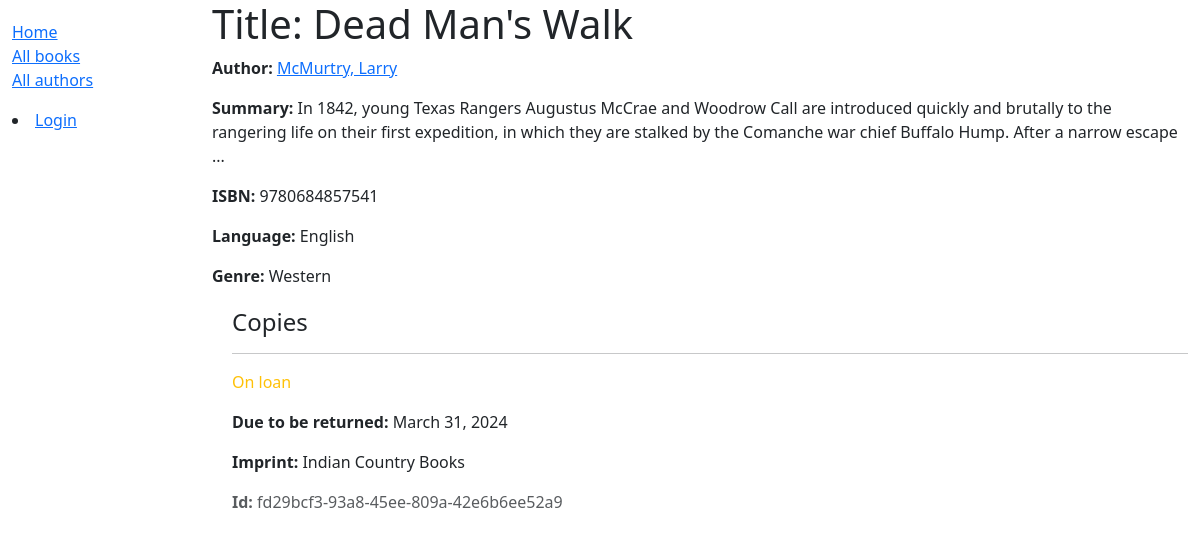
/catalog/book/1, run on the app's committed database.
### catalog/models.py (models this page shows, shortened)
class Book(models.Model):
    title = models.CharField(max_length=200)
    author = models.ForeignKey('Author', on_delete=models.RESTRICT, null=True)
    summary = models.TextField(
        max_length=1000, help_text="Enter a brief description of the book")
    isbn = models.CharField('ISBN', max_length=13,
                            unique=True,
                            help_text='13 Character <a href="https://www.isbn-international.org/content/what-isbn'
                                      '">ISBN number</a>')
    genre = models.ManyToManyField(
        Genre, help_text="Select a genre for this book")
    language = models.ForeignKey('Language', on_delete=models.RESTRICT, null=True)
    def display_genre(self):
        """Create a string for the Genre. This is required to display genre in Admin."""
        return ', '.join(genre.name for genre in self.genre.all()[:3])
    display_genre.short_description = 'Genre'

class Author(models.Model):
    first_name = models.CharField(max_length=100)
    last_name = models.CharField(max_length=100)
    date_of_birth = models.DateField(null=True, blank=True)
    date_of_death = models.DateField('died', null=True, blank=True)
    class Meta:
        ordering = ['last_name', 'first_name']
    def get_absolute_url(self):
        return reverse('author-detail', args=[str(self.id)])
    def __str__(self):
        return f'{self.last_name}, {self.first_name}'

class Language(models.Model):
    language = models.CharField(max_length=100, null=False)
    def __str__(self):
        return self.language
    class Meta:
        constraints = [
            UniqueConstraint(
                Lower('language'),
                name='language_name_case_insensitive_unique',
                violation_error_message="language already exists (case insensitive match)"
            ),
        ]

class Genre(models.Model):
    name = models.CharField(
        max_length=200,
        unique=True,
        help_text="Enter a book genre (e.g. Science Fiction, French Poetry etc.)"
    )
    def __str__(self):
        return self.name
    class Meta:
        constraints = [
            UniqueConstraint(
                Lower('name'),
                name='genre_name_case_insensitive_unique',
                violation_error_message="Genre already exists (case insensitive match)"
            ),
        ]

class BookInstance(models.Model):
    id = models.UUIDField(primary_key=True, default=uuid.uuid4,
                          help_text="Unique ID for this particular book across whole library")
    book = models.ForeignKey('Book', on_delete=models.RESTRICT, null=True)
    imprint = models.CharField(max_length=200)
    due_back = models.DateField(null=True, blank=True)
    borrower = models.ForeignKey(settings.AUTH_USER_MODEL, on_delete=models.SET_NULL, null=True, blank=True)
    LOAN_STATUS = (
        ('m', 'Maintenance'),
        ('o', 'On loan'),
        ('a', 'Available'),
        ('r', 'Reserved'),
    )
    status = models.CharField(
        max_length=1,
        choices=LOAN_STATUS,
        blank=True,
        default='m',
        help_text='Book availability',
    )
    class Meta:
        ordering = ['due_back']
        permissions = (("can_mark_returned", "Set book as returned"),)

### catalog/views.py (the view, shortened to what this page needs)
# urls.py: path('book/<int:pk>', views.BookDetailView.as_view(), name='book-detail'),
class BookDetailView(generic.DetailView):
    model = Book

### catalog/templates/catalog/book_detail.html (shortened to what this page needs)
{% extends "base_generic.html" %}
{% block content %}
    <h1>Title: {{ book.title }}</h1>
    <p><strong>Author:</strong> <a href="{{ book.author.get_absolute_url }}">{{ book.author }}</a></p>
    <p><strong>Summary:</strong> {{ book.summary }}</p>
    <p><strong>ISBN:</strong> {{ book.isbn }}</p>
    <p><strong>Language:</strong> {{ book.language }}</p>
    <p><strong>Genre:</strong> {{ book.genre.all|join:", " }}</p>
    <div style="margin-left:20px;margin-top:20px">
        <h4>Copies</h4>
        {% for copy in book.bookinstance_set.all %}
            <hr/>
            <p
                    class="{% if copy.status == 'a' %}text-success{% elif copy.status == 'm' %}text-danger{% else %}text-warning{% endif %}">
                {{ copy.get_status_display }}
            </p>
            {% if copy.status != 'a' %}
                <p><strong>Due to be returned:</strong> {{ copy.due_back }}</p>
            {% endif %}
            <p><strong>Imprint:</strong> {{ copy.imprint }}</p>
            <p class="text-muted"><strong>Id:</strong> {{ copy.id }}</p>
        {% endfor %}
    </div>
{% endblock %}
{% block sidebar %}
    {{ block.super }}
{% endblock %}

### catalog/templates/base_generic.html (shortened to what this page needs)
<!DOCTYPE html>
<html lang="en">
<head>
    <link href="https://cdn.jsdelivr.net/npm/bootstrap@5.3.3/dist/css/bootstrap.min.css"
          rel="stylesheet"
>
    {% load static %}
    <link rel="stylesheet" href="{% static 'css/styles.css' %}"/>
</head>
<body>
<div class="container-fluid">
    <div class="row">
        <div class="col-sm-2">
            {% block sidebar %}
                <ul class="sidebar-nav">
                    <li><a href="{% url 'index' %}">Home</a></li>
                    <li><a href="{% url 'books' %}">All books</a></li>
                    <li><a href="{% url 'authors' %}">All authors</a></li>
                </ul>
                {% if user.is_authenticated %}
                    <li>User: {{ user.get_username }}</li>
                    <li><a href="{% url 'my-borrowed' %}">My Borrowed</a></li>
                    <li>
                        <form id="logout-form" method="post" action="{% url 'admin:logout' %}">
                            {% csrf_token %}
                            <button type="submit" class="btn btn-link">Logout</button>
                        </form>
                    </li>
                {% else %}
                    <li><a href="{% url 'login' %}?next={{ request.path }}">Login</a></li>
                {% endif %}
            {% endblock %}
        </div>
        <div class="col-sm-10 ">{% block content %}{% endblock %}</div>
    </div>
</div>
</body>
</html>

### catalog/static/css/styles.css (style rules this page uses)
.sidebar-nav { margin-top: 20px; padding: 0; list-style: none; }

### data on the page
Book: author "McMurtry, Larry", summary "In 1842, young Texas Rangers Augustus McCrae and Woodrow Call are introduced quickly and brutally to the rangering life on their first expedition, in which they are stalked by the Comanche war chief Buffalo Hump. After a narrow escape ...", isbn "9780684857541", language "English", genre.all "Western"
BookInstance: status "On loan", due_back "March 31, 2024", imprint "Indian Country Books", id "fd29bcf3-93a8-45ee-809a-42e6b6ee52a9"
